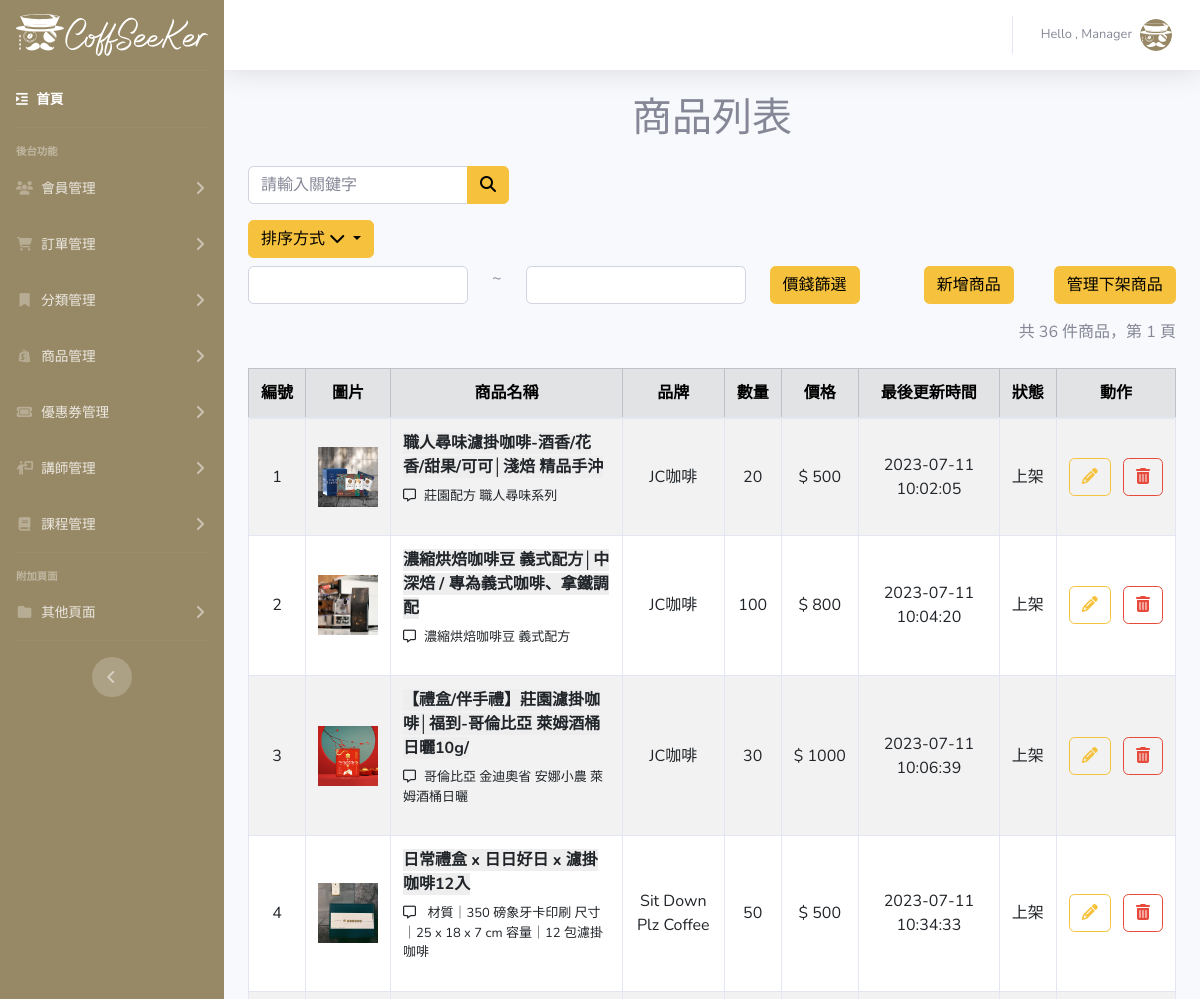
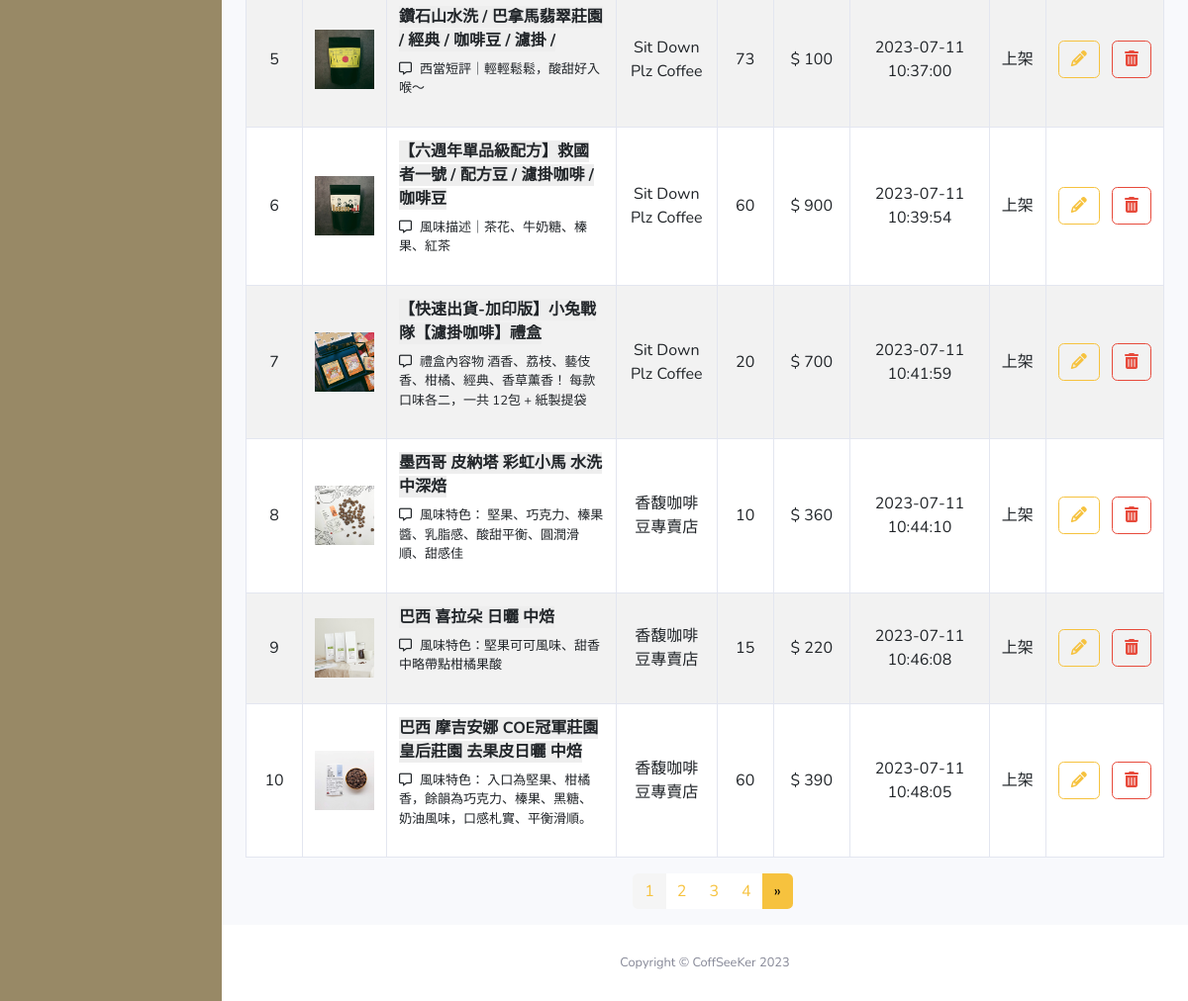
The app's page /Coffseeker-Admin/product-list.php with its own data (2 pictures, top to bottom).
### tables this page shows
CREATE TABLE `product` (
  `product_id` int(4) UNSIGNED NOT NULL,
  `product_category` varchar(20) NOT NULL,
  `product_brand` varchar(20) NOT NULL,
  `product_name` varchar(50) NOT NULL,
  `product_amount` int(10) UNSIGNED NOT NULL,
  `product_price` int(10) UNSIGNED NOT NULL,
  `product_description` text NOT NULL,
  `product_image` varchar(255) NOT NULL,
  `created_at` datetime NOT NULL,
  `updated_at` datetime NOT NULL,
  `product_valid` int(4) NOT NULL
);

### Coffseeker-Admin/product-list.php (the view, shortened to what this page needs)
<?php
require_once("../db_connect.php");
$type = $_GET["type"] ?? 1;
$page = $_GET["page"] ?? 1;
$perPage = 10;
$startItem = ($page - 1) * $perPage;
$min = $_GET["min"] ?? "";
$max = $_GET["max"] ?? "";
if ($type == 1) {
    $orderBy = "ORDER BY product_id ASC";
} elseif ($type == 2) {
    $orderBy = "ORDER BY product_id DESC";
} elseif ($type == 3) {
    $orderBy = "ORDER BY product_price ASC";
} elseif ($type == 4) {
    $orderBy = "ORDER BY product_price DESC";
} elseif ($type == 5) {
    $orderBy = "ORDER BY updated_at ASC";
} elseif ($type == 6) {
    $orderBy = "ORDER BY updated_at DESC";
} else {
    header("location: ../../404php");
    exit();
}
$priceFilter = "";
$sqlTotal = "SELECT COUNT(*) AS total FROM product WHERE product_valid = 1 $priceFilter";
$resultTotal = $conn->query($sqlTotal);
$rowTotal = $resultTotal->fetch_assoc();
$totalProduct = $rowTotal['total'];
$totalPage = ceil($totalProduct / $perPage);
$sql = "SELECT product_id, product_category, product_brand, product_name, product_amount, product_price, product_description,product_image, created_at, updated_at, product_valid FROM product WHERE product_valid = 1 $priceFilter $orderBy LIMIT $startItem, $perPage";
$result = $conn->query($sql);
?>
<!DOCTYPE html>
<html lang="en">
<head>
    <?php include("modal/template.php") ?>
</head>
<body id="page-top">
    <div id="wrapper">
        <?php include("modal/sidebar.php") ?>
        <div id="content-wrapper" class="d-flex flex-column">
            <div id="content">
                <?php include("modal/topbar.php") ?>
                <div class="container">
                    <h1 class="mt-3 text-center">商品列表</h1>
                    <div class="row mb-4 mt-4">
                        <form class="form-inline mb-3 me-4" role="search" action="product-search.php" method="get">
                            <div class="form-group mr-3">
                                <div class="input-group">
                                    <input class="form-control" type="text" placeholder="請輸入關鍵字" name="name">
                                    <div class="input-group-append">
                                        <button class="btn btn-warning" type="submit">
                                            <i class="fa-solid fa-magnifying-glass"></i>
                                        </button>
                                    </div>
                                </div>
                            </div>
                        </form>
                        <div class="d-flex align-items-center justify-content-between flex-wrap">
                            <div class="btn-group">
                                <form action="product-list.php" method="get" class="m-0">
                                    <button class="btn btn-warning dropdown-toggle" type="submit" name="type" value="<?= $type ?>" data-bs-toggle="dropdown" aria-expanded="false">
                                        排序方式 <i class="fa-solid fa-chevron-down"></i>
                                    </button>
                                </form>
                            </div>
                            <form action="product-list.php">
                                <div class="row gx-3 flex-wrap mt-2 mb-1">
                                    <div class="col-auto">
                                        <input type="number" class="form-control" name="min" value="<?php if (isset($_GET["min"])) echo $_GET["min"] ?>">
                                    </div>
                                    <div class="col-auto">
                                        ~
                                    </div>
                                    <div class="col-auto">
                                        <input type="number" class="form-control" name="max" value="<?php if (isset($_GET["max"])) echo $_GET["max"] ?>">
                                    </div>
                                    <div class="col-auto">
                                        <button type="submit" class="btn btn-warning me-4">價錢篩選</button>
                                    </div>
                                    <div class="col-auto ml-3">
                                        <a href="product-create.php" class="btn btn-warning">新增商品</a>
                                    </div>
                                    <div class="col-auto ml-3 mb-1">
                                        <a href="product-managing.php" class="btn btn-warning">管理下架商品</a>
                                    </div>
                                </div>
                            </form>
                        </div>
                        <div class="totalpage d-flex align-items-center mt-2">
                            共 <?= $totalProduct ?> 件商品，第 <?= $page ?> 頁
                        </div>
                    </div>
                    <table class="table table-striped table-bordered table-hover">
                        <thead class="table-secondary">
                            <tr class="text-center">
                                <th class="text-nowrap text-center">編號</th>
                                <th class="text-center">圖片</th>
                                <th class="text-center">商品名稱</th>
                                <th class="text-nowrap">品牌</th>
                                <th class="text-nowrap">數量</th>
                                <th>價格</th>
                                <th class="text-nowrap">最後更新時間</th>
                                <th>狀態</th>
                                <th class="text-nowrap">動作</th>
                            </tr>
                        </thead>
                        <tbody>
                            <?php
                            if ($result->num_rows > 0) {
                                while ($row = $result->fetch_assoc()) {
                                    $product_id = $row['product_id'];
                                    $product_brand = $row['product_brand'];
                                    $product_name = $row['product_name'];
                                    $product_amount = $row['product_amount'];
                                    $product_price = $row['product_price'];
                                    $product_description = $row['product_description'];
                                    $product_image = $row['product_image'];
                                    $updated_at = $row['updated_at'];
                                    $product_valid = $row['product_valid'];
                                    $status = ($product_valid == 1) ? '上架' : '下架';
                            ?>
                                    <tr class="<?= $row_class ?> align-middle">
                                        <td class="text-center "><?= $product_id ?></td>
                                        <td><img src="<?php echo $product_image; ?>" alt="商品圖片" style="max-width: 60px;"></td>
                                        <td>
                                            <span class="fw-bold product_name"><?= $product_name ?></span>
                                            <ul class="product_description mt-2 text-left">
                                                <li><i class="fa-regular fa-message me-2"></i><?= $product_description ?></li>
                                            </ul>
                                        </td>
                                        <td class=" text-center"><?= $product_brand ?></td>
                                        <td class="text-nowrap text-center"><?= $product_amount ?></td>
                                        <td class="text-nowrap text-center">$ <?= $product_price ?></td>
                                        <td class="text-center"><?= $updated_at ?></td>
                                        <td class="text-nowrap"><?= $status ?></td>
                                        <td class="text-nowrap">
                                            <a href="product-edit.php?id=<?= $product_id ?>"> <button class="btn btn-outline-warning"><i class="fa-solid fa-pencil"></i></button></a>
                                            <a href="action/product/doDelete.php?id=<?= $product_id ?>" class="" data-bs-toggle="modal" data-bs-target="#deleteModal<?= $product_id ?>"><button class="btn btn-outline-danger ms-2"><i class="fa-solid fa-trash-can"></i></button>
                                            </a>
                                        </td>
                                    </tr>
                            <?php
                                }
                            } else {
                                echo "<tr><td colspan='8'>目前沒有商品資料</td></tr>";
                            }
                            ?>
                        </tbody>
                    </table>
                    <footer>
                        <nav aria-label="Page navigation example">
                            <ul class="pagination ms-3 justify-content-center">
                                <?php for ($i = 1; $i <= $totalPage; $i++) : ?>
                                    <li class="page-item <?php if ($i == $page) echo "active"; ?>">
                                        <a class="page-link text-warning border-0" href="product-list.php?page=<?= $i ?>&type=<?= $type ?>&min=<?= $min ?>&max=<?= $max ?>"><?= $i ?></a>
                                    </li>
                                <?php endfor; ?>
                                <?php if ($page < $totalPage) : ?>
                                    <li class="page-item">
                                        <a class="page-link bg-warning border-0" href="product-list.php?page=<?= ($page + 1) ?>&type=<?= $type ?>&min=<?= $min ?>&max=<?= $max ?>" aria-label="Next">
                                            <span aria-hidden="true">&raquo;</span>
                                        </a>
                                    </li>
                                <?php endif; ?>
                            </ul>
                        </nav>
                    </footer>
                </div>
            </div>
            <?php include("modal/footer.php") ?>
        </div>
    </div>
</body>
</html>

### Coffseeker-Admin/modal/template.php (shortened to what this page needs)
<link href="https://cdn.jsdelivr.net/npm/bootstrap@5.3.0/dist/css/bootstrap.min.css" rel="stylesheet">
<link rel="stylesheet" href="https://cdnjs.cloudflare.com/ajax/libs/font-awesome/6.4.0/css/all.min.css" />
    <link href="css/sb-admin-2.min.css" rel="stylesheet">
    <link rel="stylesheet" href="css/style.css">

### Coffseeker-Admin/modal/Sidebar.php (shortened to what this page needs)
<ul class="navbar-nav bg-milky sidebar sidebar-dark accordion" id="accordionSidebar">
<a class="sidebar-brand d-flex align-items-center justify-content-center" href="index.php">
    <div class="sidebar-brand-icon">
        <img class="logo" src="img/logo.svg" alt="">
    </div>
</a>
<hr class="sidebar-divider my-0">
<li class="nav-item active">
    <a class="nav-link" href="index.php">
    <i class="fa-solid fa-indent"></i>
        <span>首頁</span></a>
</li>
<hr class="sidebar-divider">
<div class="sidebar-heading">
    後台功能
</div>
<?php include("userbar.php"); ?>
<?php include("orderbar.php"); ?>
<?php include("categorybar.php"); ?>
<?php include("productbar.php"); ?>
<?php include("couponbar.php"); ?>
<?php include("teacherbar.php"); ?>
<?php include("coursebar.php"); ?>
<hr class="sidebar-divider">
<div class="sidebar-heading">
    附加頁面
</div>
<li class="nav-item">
    <a class="nav-link collapsed" href="#" data-toggle="collapse" data-target="#collapsePages"
        aria-expanded="true" aria-controls="collapsePages">
        <i class="fas fa-fw fa-folder sideicon"></i>
        <span>其他頁面</span>
    </a>
</li>
<hr class="sidebar-divider d-none d-md-block">
<div class="text-center d-none d-md-inline">
    <button class="rounded-circle border-0" id="sidebarToggle"></button>
</div>
</ul>

### Coffseeker-Admin/modal/userBar.php (shortened to what this page needs)
<li class="nav-item">
    <a class="nav-link collapsed" href="#" data-toggle="collapse" data-target="#Userbar"
        aria-expanded="true" aria-controls="collapseTwo">
        <i class="fa-solid fa-users sideicon"></i>
        <span>會員管理</span>
    </a>
</li>

### Coffseeker-Admin/modal/orderBar.php (shortened to what this page needs)
<li class="nav-item">
    <a class="nav-link collapsed" href="#" data-toggle="collapse" data-target="#hungry"
        aria-expanded="true" aria-controls="collapseTwo">
        <i class="fa-solid fa-cart-shopping sideicon"></i>
        <span>訂單管理</span>
    </a>
</li>

### Coffseeker-Admin/modal/categoryBar.php (shortened to what this page needs)
<li class="nav-item">
    <a class="nav-link collapsed" href="#" data-toggle="collapse" data-target="#Categorybar"
        aria-expanded="true" aria-controls="collapseTwo">
        <i class="fa-solid fa-bookmark sideicon"></i>
        <span>分類管理</span>
    </a>
</li>

### Coffseeker-Admin/modal/productBar.php (shortened to what this page needs)
<li class="nav-item">
    <a class="nav-link collapsed" href="#" data-toggle="collapse" data-target="#Productbar"
        aria-expanded="true" aria-controls="collapseTwo">
        <i class="fa-brands fa-shopify sideicon"></i>
        <span>商品管理</span>
    </a>
</li>

### Coffseeker-Admin/modal/couponBar.php (shortened to what this page needs)
<li class="nav-item">
    <a class="nav-link collapsed" href="#" data-toggle="collapse" data-target="#Couponbar" aria-expanded="true" aria-controls="collapseTwo">
        <i class="fa-solid fa-ticket sideicon"></i>
        <span>優惠券管理</span>
    </a>
</li>

### Coffseeker-Admin/modal/teacherBar.php (shortened to what this page needs)
<li class="nav-item">
    <a class="nav-link collapsed" href="#" data-toggle="collapse" data-target="#teacher-lesson"
        aria-expanded="true" aria-controls="collapseTwo">
        <i class="fa-solid fa-person-chalkboard sideicon"></i>
        <span>講師管理</span>
    </a>
</li>

### Coffseeker-Admin/modal/courseBar.php (shortened to what this page needs)
<li class="nav-item">
    <a class="nav-link collapsed" href="#" data-toggle="collapse" data-target="#coursebar"
        aria-expanded="true" aria-controls="collapseTwo">
        <i class="fa-solid fa-book sideicon"></i>
        <span>課程管理</span>
    </a>
</li>

### Coffseeker-Admin/modal/Topbar.php (shortened to what this page needs)
<nav class="navbar navbar-expand navbar-light bg-white topbar mb-4 static-top shadow">
    <ul class="navbar-nav ml-auto">
        <li class="nav-item dropdown no-arrow">
            <a class="nav-link dropdown-toggle" href="#" id="userDropdown" role="button" data-toggle="dropdown" aria-haspopup="true" aria-expanded="false">
                <span class="mr-2 d-none d-lg-inline text-gray-600 small">Hello , Manager</span>
                <img class="img-profile rounded-circle" src="img/cirlogo32x32.svg">
            </a>
        </li>
    </ul>
</nav>

### Coffseeker-Admin/modal/Footer.php
<footer class="sticky-footer bg-white">
    <div class="container my-auto">
        <div class="copyright text-center my-auto">
            <span>Copyright &copy; CoffSeeKer 2023</span>
        </div>
    </div>
</footer>

### Coffseeker-Admin/css/style.css (style rules this page uses)
:root { --milky:#988966; }
.btn-warning { color: black; }
.bg-warning { color: black; }
.sideicon { width: 17px; text-align: center; }
.bg-milky { background: var(--milky); }
.logo { width: 100%; }
.totalpage { display: flex; justify-content: right; }
.product_description { list-style-type: none; font-size: 13px; padding: 0; }
.product_name { background: rgb(238, 238, 238); }

### records on screen
product: product_id "1", product_image (picture), product_name "職人尋味濾掛咖啡-酒香/花香/甜果/可可│淺焙 精品手沖", product_description "莊園配方 職人尋味系列", product_brand "JC咖啡", product_amount "20", product_price "500", updated_at "2023-07-11 10:02:05", product_valid "上架"
product: product_id "2", product_image (picture), product_name "濃縮烘焙咖啡豆 義式配方│中深焙 / 專為義式咖啡、拿鐵調配", product_description "濃縮烘焙咖啡豆 義式配方", product_brand "JC咖啡", product_amount "100", product_price "800", updated_at "2023-07-11 10:04:20", product_valid "上架"
product: product_id "3", product_image (picture), product_name "【禮盒/伴手禮】莊園濾掛咖啡│福到-哥倫比亞 萊姆酒桶日曬10g/", product_description "哥倫比亞 金迪奧省 安娜小農 萊姆酒桶日曬", product_brand "JC咖啡", product_amount "30", product_price "1000", updated_at "2023-07-11 10:06:39", product_valid "上架"
product: product_id "4", product_image (picture), product_name "日常禮盒 x 日日好日 x 濾掛咖啡12入", product_description "材質｜350 磅象牙卡印刷 尺寸｜25 x 18 x 7 cm 容量｜12 包濾掛咖啡", product_brand "Sit Down Plz Coffee", product_amount "50", product_price "500", updated_at "2023-07-11 10:34:33", product_valid "上架"
product: product_id "5", product_image (picture), product_name "鑽石山水洗 / 巴拿馬翡翠莊園 / 經典 / 咖啡豆 / 濾掛 /", product_description "西當短評｜輕輕鬆鬆，酸甜好入喉～", product_brand "Sit Down Plz Coffee", product_amount "73", product_price "100", updated_at "2023-07-11 10:37:00", product_valid "上架"
product: product_id "6", product_image (picture), product_name "【六週年單品級配方】救國者一號 / 配方豆 / 濾掛咖啡 / 咖啡豆", product_description "風味描述｜茶花、牛奶糖、榛果、紅茶", product_brand "Sit Down Plz Coffee", product_amount "60", product_price "900", updated_at "2023-07-11 10:39:54", product_valid "上架"
product: product_id "7", product_image (picture), product_name "【快速出貨-加印版】小兔戰隊【濾掛咖啡】禮盒", product_description "禮盒內容物 酒香、荔枝、藝伎香、柑橘、經典、香草薰香！ 每款口味各二，一共 12包 + 紙製提袋", product_brand "Sit Down Plz Coffee", product_amount "20", product_price "700", updated_at "2023-07-11 10:41:59", product_valid "上架"
product: product_id "8", product_image (picture), product_name "墨西哥 皮納塔 彩虹小馬 水洗 中深焙", product_description "風味特色： 堅果、巧克力、榛果醬、乳脂感、酸甜平衡、圓潤滑順、甜感佳", product_brand "香馥咖啡豆專賣店", product_amount "10", product_price "360", updated_at "2023-07-11 10:44:10", product_valid "上架"
product: product_id "9", product_image (picture), product_name "巴西 喜拉朵 日曬 中焙", product_description "風味特色：堅果可可風味、甜香中略帶點柑橘果酸", product_brand "香馥咖啡豆專賣店", product_amount "15", product_price "220", updated_at "2023-07-11 10:46:08", product_valid "上架"
product: product_id "10", product_image (picture), product_name "巴西 摩吉安娜 COE冠軍莊園 皇后莊園 去果皮日曬 中焙", product_description "風味特色： 入口為堅果、柑橘香，餘韻為巧克力、榛果、黑糖、奶油風味，口感札實、平衡滑順。", product_brand "香馥咖啡豆專賣店", product_amount "60", product_price "390", updated_at "2023-07-11 10:48:05", product_valid "上架"

### other values on screen
$totalProduct "36"
$page "1"
